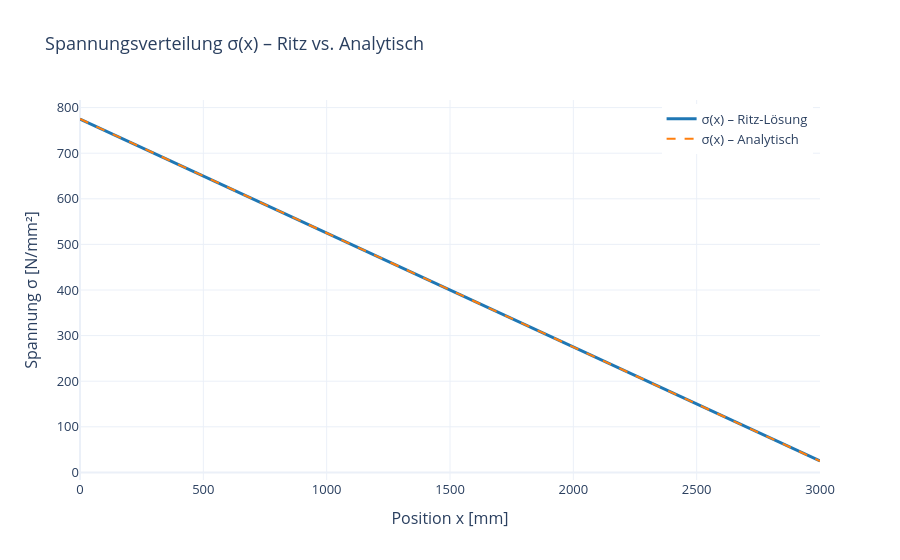

The code cell stored with this chart in its notebook:
### Markdown cell above
## 7. Spannungsverteilung

Die Normalspannung ergibt sich aus dem Materialgesetz (Hookesches Gesetz):

$$
\sigma(x) = E \cdot \varepsilon(x) = E \cdot u_h'(x)
$$

<div style="border-left: 4px solid #d9534f; padding: 10px; background-color: #fdf0ef; margin: 10px 0;">
<strong>Wichtig:</strong> Da die Spannung von der <strong>Ableitung</strong> der Verschiebung abhängt, ist sie 
um einen Polynomgrad niedriger als $u_h(x)$. Bei einem linearen Ansatz (<code>num_par = 2</code>) ist die 
Spannung daher <strong>konstant</strong> – was physikalisch bei Eigengewichtsbelastung nicht korrekt ist!
</div>

### Code cell
# Spannung aus Ritz-Lösung
sigma_ritz = E_s * sp.diff(u_ritz, x)
sigma_ritz_sub = sigma_ritz.subs(param)

display(Math(r'\sigma_{\mathrm{Ritz}}(x) = ' + sp.latex(sigma_ritz)))

# Numerische Auswertung (Schutz vor skalarem Ergebnis bei konstantem sigma)
sig_ritz_fun = sp.lambdify(x, sigma_ritz_sub, 'numpy')

def sigma_safe(x_arr):
    result = sig_ritz_fun(x_arr)
    if np.isscalar(result):
        result = np.full_like(x_arr, result, dtype=float)
    return result

# Analytische Spannung
sigma_analytic = E_val * sp.diff(-u_analytic, x)
sig_analytic_fun = sp.lambdify(x, sigma_analytic, 'numpy')

# Plot
fig = go.Figure()
fig.add_trace(go.Scatter(
    x=x_plot, y=sigma_safe(x_plot),
    mode='lines', name='σ(x) – Ritz-Lösung',
    line=dict(color='#1f77b4', width=3)
))
fig.add_trace(go.Scatter(
    x=x_plot, y=sig_analytic_fun(x_plot),
    mode='lines', name='σ(x) – Analytisch',
    line=dict(color='#ff7f0e', width=2, dash='dash')
))
fig.update_layout(
    title='Spannungsverteilung σ(x) – Ritz vs. Analytisch',
    xaxis_title='Position x [mm]',
    yaxis_title='Spannung σ [N/mm²]',
    hovermode='x unified',
    template='plotly_white',
    legend=dict(yanchor="top", y=0.99, xanchor="right", x=0.99),
    font=dict(size=13)
)
fig.show()

### Figure 1 — Plotly figure (JSON) as saved in the notebook; plotly's stock layout.template omitted (floating-point values rounded to 4 significant figures; data arrays with more than 128 entries replaced by an {"elided": "..."} marker saying what was removed)
{"data": [{"line": {"color": "#1f77b4", "width": 3}, "mode": "lines", "name": "σ(x) – Ritz-Lösung", "type": "scatter", "x": {"elided": "200 float values"}, "y": {"elided": "200 float values"}}, {"line": {"color": "#ff7f0e", "dash": "dash", "width": 2}, "mode": "lines", "name": "σ(x) – Analytisch", "type": "scatter", "x": {"elided": "200 float values"}, "y": {"elided": "200 float values"}}], "layout": {"font": {"size": 13}, "hovermode": "x unified", "legend": {"x": 0.99, "xanchor": "right", "y": 0.99, "yanchor": "top"}, "title": {"text": "Spannungsverteilung σ(x) – Ritz vs. Analytisch"}, "xaxis": {"title": {"text": "Position x [mm]"}}, "yaxis": {"title": {"text": "Spannung σ [N/mm²]"}}}}
